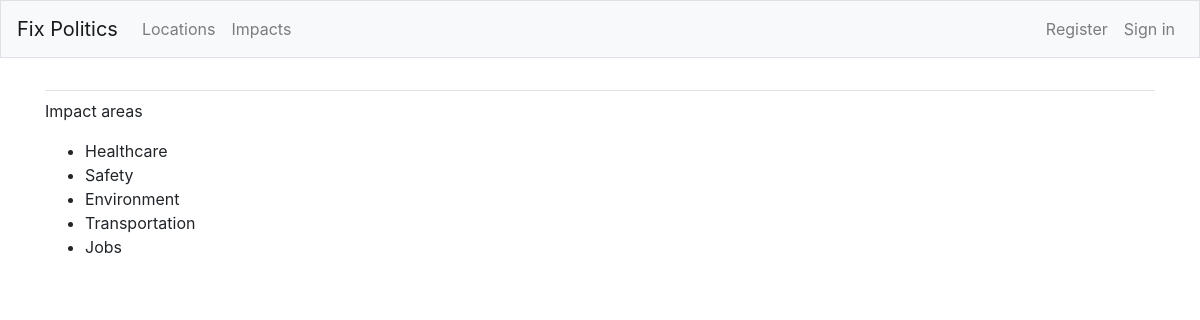
Page /impacts/ on the committed database.
### fixpol/models.py (models this page shows)
class Impact(models.Model):
    class Meta:
        app_label = 'fixpol'
    text = models.CharField(max_length=80)
    date_added = models.DateTimeField(auto_now_add=True)
    def __str__(self):
        return self.text

### fixpol/views.py (the view)
# urls.py: path('impacts/', views.impacts, name='impacts'),
def impacts(request):
    impacts = Impact.objects.order_by('date_added')
    context = {'impacts': impacts}
    return render(request, 'impacts.html', context)

### fixpol/templates/impacts.html
{% extends "base.html" %}
{% block content %}
<p>Impact areas</p>
<ul>
{% for impact in impacts %}
 <li>{{ impact }}</li>
 {% empty %}
 <li>No impacts have been added yet.</li>
 {% endfor %}
</ul>
{% endblock content %}

### rows in the picture
Impact: text "Healthcare"
Impact: text "Safety"
Impact: text "Environment"
Impact: text "Transportation"
Impact: text "Jobs"
